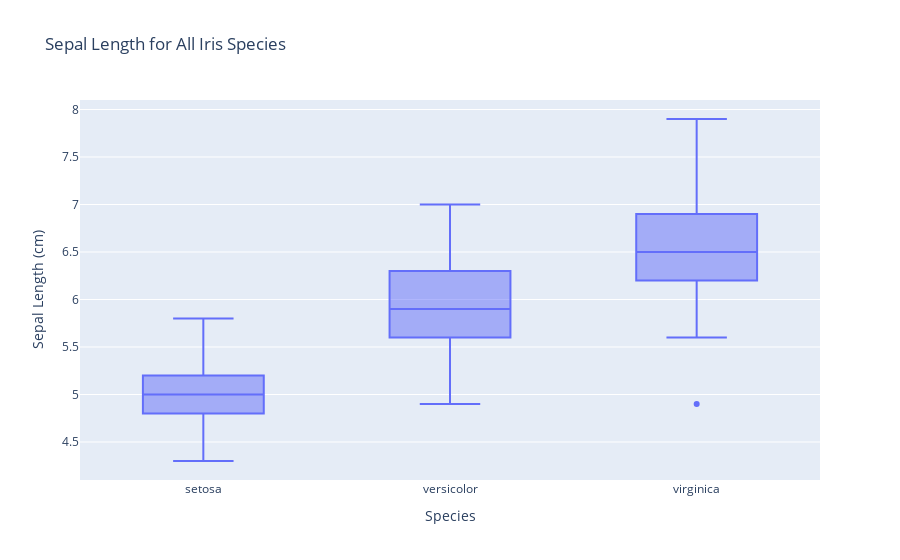

The cell this chart's notebook holds for it:
### Markdown cell above
<br>
<details>
    <summary>Blockly Hints</summary>
    <ul><li>Notation
        <ul>
            <li><code>A</code> &nbsp;:&nbsp; <code>B</code>&nbsp; means snap blocks A and B together.</li>
            <li><code>A</code> &nbsp;&lt;-&nbsp; <code>B</code>&nbsp; means insert block B into the hole in block A.</li>
        </ul>
    </li>
        <li>Blocks
            <ul>
                <li>freestyle
                    <ul>
                        <li>Unless specifically instructed, use the first block from the FREESTYLE menu.</li>
                    </ul>
                </li>
                <li><code>with .. do .. using ..</code>
                    <ul>
                        <li>The <code>with .. do .. using ..</code> block is found under VARIABLES.</li>
                        <li>You can use the <code>+ -</code> controls on the block to change the number of notches. Unless specifically instructed, the block should not have any empty notches when you click Blocks to Code. </li> 
                        <li>If <code>do</code> dropdown says "!Not populated until you execute code", click anywhere in the notebook tab, then click try "Run All Above Selected Cell" from the "Run" menu.</li> 
                        <li>If <code>with .. do .. using ..</code> block does not want to snap together nicely with the <code>set .. to</code> block, try dragging the <code>set .. to</code> block instead.</li>
                    </ul>
                </li>
            </ul>
        </li>
        <li>variable
            <ul>
                <li>After it is created, each variable has its own block at the end of the VARIABLES menu.</li>
            </ul>
        </li>
    </ul>
</details>

### Code cell
#!response
px.box(df,x="species",y="sepal_length",title=title,labels=labels)

#<xml xmlns="https://developers.google.com/blockly/xml"><variables><variable id="sxmi@8+(nr{5C?lifV,m">px</variable><variable id="%:h;m.A6nRob$q6HGnZv">df</variable></variables><block type="varDoMethod_Python" id="V-HwvSyI:DR#C_oknFFR" x="8" y="166"><mutation items="5"></mutation><field name="VAR" id="sxmi@8+(nr{5C?lifV,m">px</field><field name="MEMBER">box</field><data>px:box</data><value name="ADD0"><block type="variables_get" id="+Zi,ZaBa6*)DGHmictN)"><field name="VAR" id="%:h;m.A6nRob$q6HGnZv">df</field></block></value><value name="ADD1"><block type="dummyOutputCodeBlock_Python" id="hxrOJ-_KLTegF82TMU_f"><field name="CODE">x="species"</field></block></value><value name="ADD2"><block type="dummyOutputCodeBlock_Python" id="wrl/y5z1hR;(#gh++Asr"><field name="CODE">y="sepal_length"</field></block></value><value name="ADD3"><block type="dummyOutputCodeBlock_Python" id="f]89OY@g|)JYwLb88tJ:"><field name="CODE">title=title</field></block></value><value name="ADD4"><block type="dummyOutputCodeBlock_Python" id="vAJE@lx0cHpZgpso=Nwc"><field name="CODE">labels=labels</field></block></value></block></xml>

### Figure 1 — Plotly figure (JSON) as saved in the notebook; plotly's stock layout.template omitted (floating-point values rounded to 4 significant figures; data arrays with more than 128 entries replaced by an {"elided": "..."} marker saying what was removed)
{"data": [{"alignmentgroup": "True", "hovertemplate": "Species=%{x}<br>Sepal Length (cm)=%{y}<extra></extra>", "legendgroup": "", "marker": {"color": "#636efa"}, "name": "", "notched": false, "offsetgroup": "", "orientation": "v", "showlegend": false, "type": "box", "x": {"elided": "150 str values"}, "x0": " ", "xaxis": "x", "y": {"elided": "150 float values"}, "y0": " ", "yaxis": "y"}], "layout": {"autosize": true, "boxmode": "group", "legend": {"tracegroupgap": 0}, "title": {"text": "Sepal Length for All Iris Species"}, "xaxis": {"anchor": "y", "autorange": true, "domain": [0, 1], "range": [-0.5, 2.5], "title": {"text": "Species"}, "type": "category"}, "yaxis": {"anchor": "x", "autorange": true, "domain": [0, 1], "range": [4.1, 8.1], "title": {"text": "Sepal Length (cm)"}, "type": "linear"}}}
